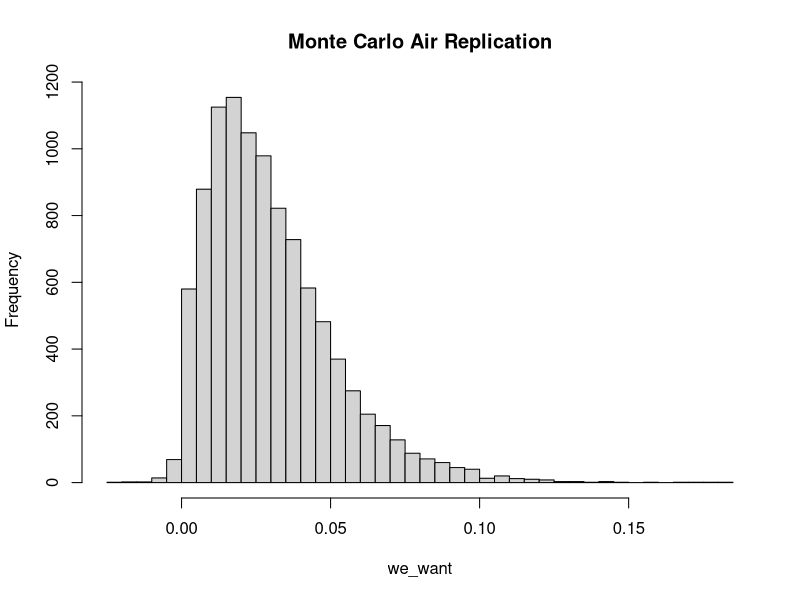
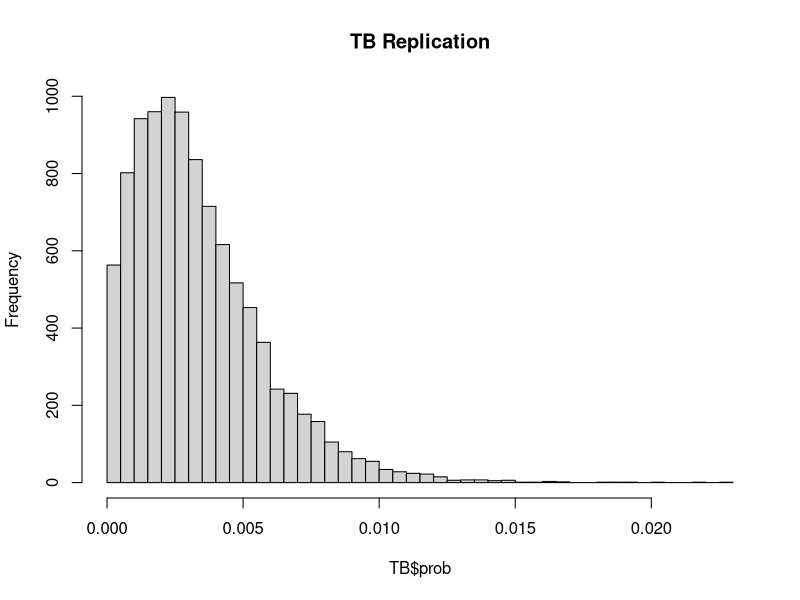
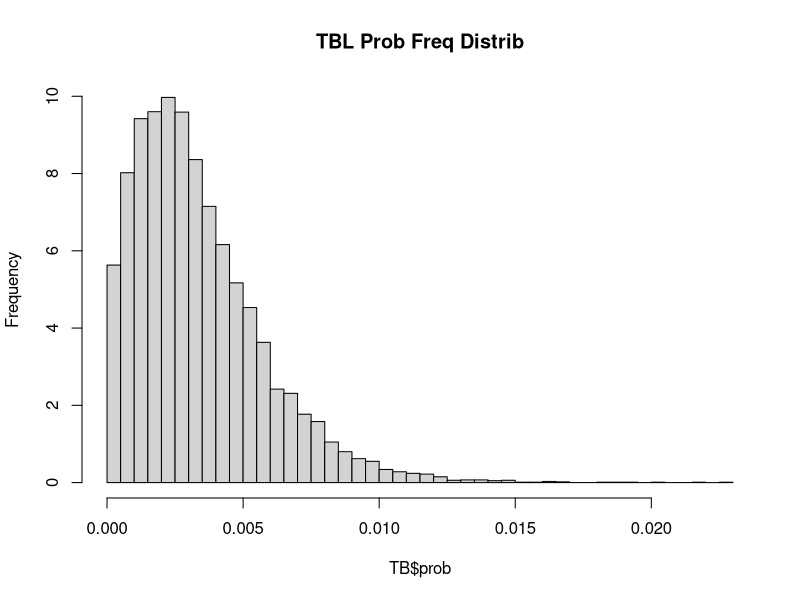
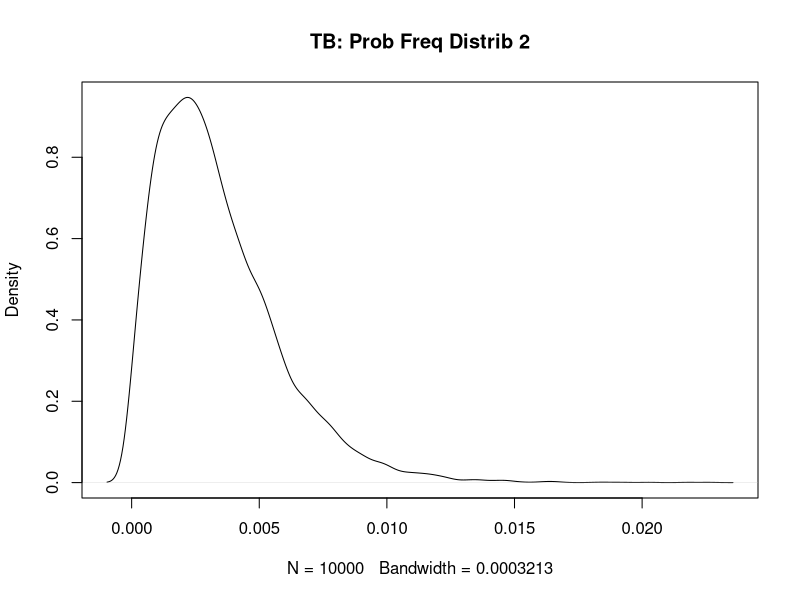

Recreate these plots in R, in order.
## ---- chunk 1
set.seed(400)
## ---- chunk 2
library(dplyr)
library(stats)
library(tidyr)
library(tidyverse)
library(broom)
library(ggplot2)
## ---- chunk 3
m <- 10000

monte_AIR <- function(m) {
  storing <- numeric(m)
  for (i in 1:m){
    p <- rnorm(1, mean = 0.48, sd = 0.20)
    I <- 1
    phi <- rnorm(1, mean = 100, sd = 20)
    V <- 132
    N <- rnorm(1, mean = 3, sd = 0.5)
    t <- rnorm(1, mean = 0.5, sd = 0.167)
  
    form <- ((p*I*phi)/V) * ((N*t + exp(-N*t) - 1) / (N^2))
  
    storing[i] <- 1 - exp(-form)
  }
  return(storing)
}

we_want <- monte_AIR(m)

mean(we_want)

hist(we_want , breaks = 35, main = "Monte Carlo Air Replication")
## ---- chunk 4
# Wells-Riley formula: 

## vent_mean = 4 <- ventilation rate
## breath_mean = 0.48 <- pumonary ventilation rate
## time_mean = 0.5 <- 30min /1 hr

air_monte <- function(m = 10000, quanta_mean, quanta_sd, 
                      room_vol=132, infect=1, vent_mean=4, vent_sd=1, 
                      breath_mean=0.48, breath_sd=0.2, 
                      time_mean=0.5, time_sd=0.167, s_mean = 19, s_sd=10){
  prob_vec <- numeric(m)
  infect_vect <- numeric(m)
  s_after <- numeric(m)
  
  for (i in 1:m) {
    p <- max(rnorm(1, breath_mean, breath_sd), 0)
    phi <- max(rnorm(1, quanta_mean, quanta_sd), 0)
    t <- max(rnorm(1, time_mean, time_sd), 0)
    Q <- max(rnorm(1, vent_mean, venth_sd), 0.01)
    S0 <- max(round(rnorm(1, s_mean, s_sd)), 1)
    
      # exposure term
    X <- (infect * phi * p * t) / Q
    
      # infection prob. 
    P <- 1 - exp(-X)
    
      # expected infections
    exp_inf <- S0 * P
    
    prob_vec[i] <- P
    infect_vect[i] <- exp_inf
    s_after[i] <- S0 - exp_inf
  }
 
  return(list(
    prob=prob_vec, infections=infect_vect, non_infected = s_after,
    summary = list(
      mean_prob = mean(prob_vec),
      mean_infections = mean(inf_vect),
      prob_quantiles = quantile(prob_vec, c(0.25,0.5,0.75,0.9,0.95)),
      inf_quantiles = quantile(infect_vect, c(0.25,0.5,0.75,0.9,0.95))
    )
  ))
}




## ---- chunk 5
better_monte <- function(m = 10000, dis_quanta, quanta_sd, room_size = 132, 
                         infected_individuals = 1, room_venti_rate = 4){ 
  probability_inf <- numeric(m)
  num_new_infect <- numeric(m)
  sus_persons <- numeric(m)

  for(i in 1:m) {
    
    p_2 <- max(rnorm(1, mean = 0.48, sd = 0.20), 0)
    phi_2 <- max(rnorm(1, mean = dis_quanta, sd = quanta_sd),0)
    t_2 <- max(rnorm(1, mean = 0.5, sd = 0.167), 0)
    S0 <- max(round(rnorm(1, mean = 19, sd = 10)),1)
    
    q_2 <- infected_individuals * phi_2
 
    n_t <- (q_2/room_venti_rate) * (1 - exp(-room_venti_rate*t_2))
    
    nucci <- ((p_2*q_2)/room_size) * 
      ((room_venti_rate * t_2 + exp(-room_venti_rate * 
                                      t_2) -1) / (room_venti_rate^2))
    
    S_t <- S0 * exp(-nucci)
    
    inf <- S0 - S_t
    
    sus_prob <- inf / S0
    
    probability_inf[i] <- sus_prob
    num_new_infect[i] <- inf
    sus_persons[i] <- S_t
  }
  
  return(list(prob = probability_inf,
              infections = num_new_infect,
              survivors = sus_persons,
              summary = list(mean_prob = mean(probability_inf),
                             mean_infections = mean(num_new_infect),
                             prob_quantiles = quantile(probability_inf, 
                                                       c(0.25, 0.5, 0.75, 
                                                         0.9, 0.95)),
                             inf_quantiles = quantile(num_new_infect, 
                                                      c(0.25, 0.5, 0.75, 
                                                        0.9, 0.95)))))

}

TB <- better_monte(m, dis_quanta = 12.7, quanta_sd = 3.0,
                   room_size = 132, infected_individuals = 1, 
                   room_venti_rate = 4)

mean(TB$prob)
h <- hist(TB$prob, breaks = 35, main = "TB Replication")

h$counts <- h$counts / sum(h$counts) * 100

plot(h, main = "TBL Prob Freq Distrib")


dens <- density(TB$prob)

dens$y <- dens$y / sum(dens$y) *100

plot(dens, main = "TB: Prob Freq Distrib 2")
